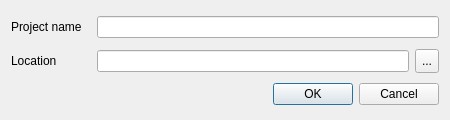
<?xml version="1.0" encoding="UTF-8"?>
<ui version="4.0">
 <class>Dialog_open_program</class>
 <widget class="QDialog" name="Dialog_open_program">
  <property name="geometry">
   <rect>
    <x>0</x>
    <y>0</y>
    <width>450</width>
    <height>120</height>
   </rect>
  </property>
  <property name="sizePolicy">
   <sizepolicy hsizetype="Fixed" vsizetype="Fixed">
    <horstretch>0</horstretch>
    <verstretch>0</verstretch>
   </sizepolicy>
  </property>
  <property name="windowTitle">
   <string>Create new project</string>
  </property>
  <layout class="QVBoxLayout" name="verticalLayout">
   <item>
    <layout class="QHBoxLayout" name="horizontalLayout">
     <item>
      <widget class="QLabel" name="label_project_name">
       <property name="sizePolicy">
        <sizepolicy hsizetype="Fixed" vsizetype="Fixed">
         <horstretch>0</horstretch>
         <verstretch>0</verstretch>
        </sizepolicy>
       </property>
       <property name="minimumSize">
        <size>
         <width>80</width>
         <height>24</height>
        </size>
       </property>
       <property name="maximumSize">
        <size>
         <width>80</width>
         <height>24</height>
        </size>
       </property>
       <property name="text">
        <string>Project name</string>
       </property>
      </widget>
     </item>
     <item>
      <widget class="QLineEdit" name="lineEdit_project_name"/>
     </item>
    </layout>
   </item>
   <item>
    <layout class="QHBoxLayout" name="horizontalLayout_2">
     <item>
      <widget class="QLabel" name="label_location">
       <property name="sizePolicy">
        <sizepolicy hsizetype="Fixed" vsizetype="Fixed">
         <horstretch>0</horstretch>
         <verstretch>0</verstretch>
        </sizepolicy>
       </property>
       <property name="minimumSize">
        <size>
         <width>80</width>
         <height>24</height>
        </size>
       </property>
       <property name="maximumSize">
        <size>
         <width>80</width>
         <height>24</height>
        </size>
       </property>
       <property name="text">
        <string>Location</string>
       </property>
      </widget>
     </item>
     <item>
      <widget class="QLineEdit" name="lineEdit_location">
       <property name="enabled">
        <bool>true</bool>
       </property>
       <property name="readOnly">
        <bool>false</bool>
       </property>
      </widget>
     </item>
     <item>
      <widget class="QToolButton" name="toolbutton_open">
       <property name="minimumSize">
        <size>
         <width>24</width>
         <height>24</height>
        </size>
       </property>
       <property name="maximumSize">
        <size>
         <width>24</width>
         <height>24</height>
        </size>
       </property>
       <property name="text">
        <string>...</string>
       </property>
      </widget>
     </item>
    </layout>
   </item>
   <item>
    <widget class="QDialogButtonBox" name="buttonBox">
     <property name="orientation">
      <enum>Qt::Horizontal</enum>
     </property>
     <property name="standardButtons">
      <set>QDialogButtonBox::Cancel|QDialogButtonBox::Ok</set>
     </property>
    </widget>
   </item>
  </layout>
 </widget>
 <resources/>
 <connections>
  <connection>
   <sender>buttonBox</sender>
   <signal>accepted()</signal>
   <receiver>Dialog_open_program</receiver>
   <slot>accept()</slot>
   <hints>
    <hint type="sourcelabel">
     <x>248</x>
     <y>254</y>
    </hint>
    <hint type="destinationlabel">
     <x>157</x>
     <y>274</y>
    </hint>
   </hints>
  </connection>
  <connection>
   <sender>buttonBox</sender>
   <signal>rejected()</signal>
   <receiver>Dialog_open_program</receiver>
   <slot>reject()</slot>
   <hints>
    <hint type="sourcelabel">
     <x>316</x>
     <y>260</y>
    </hint>
    <hint type="destinationlabel">
     <x>286</x>
     <y>274</y>
    </hint>
   </hints>
  </connection>
 </connections>
</ui>
